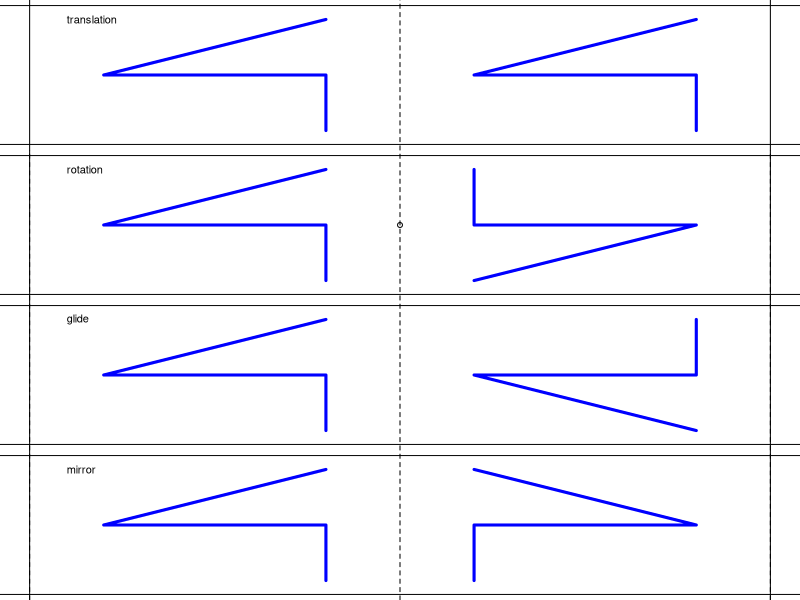
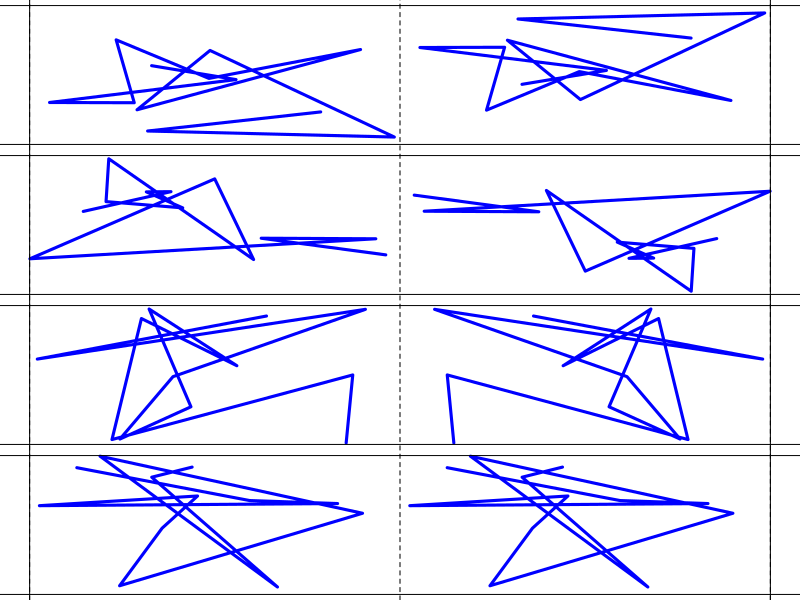

Here is the R script that generated these plots, in order:
## ---- chunk 1
myorder = sample(1:4)
wrds = c("translation","rotation","glide","mirror")
mywrds = wrds[myorder]

al = paste0("* ",wrds,collapse="\n")
sol1 = paste0(1*(myorder[1]==1:4),collapse="")
sol2 = paste0(1*(myorder[2]==1:4),collapse="")
sol3 = paste0(1*(myorder[3]==1:4),collapse="")
sol4 = paste0(1*(myorder[4]==1:4),collapse="")

getbasedots = function(fg=1,n=4){
    if(fg<6){
        x = runif(2*n)
        y = runif(2*n)-0.5
        h = runif(2*n)
        p = sample(1:20,2*n)
    } else {
        x = runif(n)
        y = runif(n)-0.5
        h = runif(n)
        p = sample(1:20,n)
        x = c(x,x)
        y = c(y,-y)
        h = c(h,h)
        p = c(p,p) 
    }
    dots = data.frame(x,y,h,p)
    return(dots)
}

translate = function(dots,dx=1){
    tdots = data.frame(dots)
    tdots$x = dots$x+dx
    return(tdots)
}
rotate = function(dots,xr){
    tdots = data.frame(dots)
    tdots$x = tdots$x-xr
    tdots$x = -tdots$x+xr
    tdots$y = -tdots$y
    return(tdots)
}
glide = function(dots,dx){
    tdots = data.frame(dots)
    tdots$x = tdots$x+dx
    tdots$y = -tdots$y
    return(tdots)
}
mirror = function(dots,xr){
    tdots = data.frame(dots)
    tdots$x = tdots$x-xr
    tdots$x = -tdots$x+xr
    return(tdots)
}

## ---- chunk 2

lwd=3
col="blue"

par(mar=c(0,0,0,0),mfrow=c(4,1))
mydots = data.frame(x=c(0.8,0.8,0.2,0.8),y=c(-0.4,0,0,0.4))
plot(0,0,type="n",xlim=c(0,2),ylim=c(-0.5,0.5),axes=F,ann=F)
lines(mydots$x,mydots$y,lwd=lwd,col=col)
d2 = translate(mydots,1)
lines(d2$x,d2$y,lwd=lwd,col=col)
abline(v=1,lty=2)
text(0.1,0.4,"translation",adj=0)
abline(h=c(0.5,-0.5))
abline(v=c(0,2))

plot(0,0,type="n",xlim=c(0,2),ylim=c(-0.5,0.5),axes=F,ann=F)
lines(mydots$x,mydots$y,lwd=lwd,col=col)
d2 = rotate(mydots,1)
lines(d2$x,d2$y,lwd=lwd,col=col)
abline(v=seq(0,2,1),lty=2)
points(1,0)
text(0.1,0.4,"rotation",adj=0)
abline(h=c(0.5,-0.5))
abline(v=c(0,2))

plot(0,0,type="n",xlim=c(0,2),ylim=c(-0.5,0.5),axes=F,ann=F)
lines(mydots$x,mydots$y,lwd=lwd,col=col)
d2 = glide(mydots,1)
lines(d2$x,d2$y,lwd=lwd,col=col)
abline(v=seq(0,2,1),lty=2)
text(0.1,0.4,"glide",adj=0)
abline(h=c(0.5,-0.5))
abline(v=c(0,2))

plot(0,0,type="n",xlim=c(0,2),ylim=c(-0.5,0.5),axes=F,ann=F)
lines(mydots$x,mydots$y,lwd=lwd,col=col)
d2 = mirror(mydots,1)
lines(d2$x,d2$y,lwd=lwd,col=col)
abline(v=seq(0,2,1),lty=2)
text(0.1,0.4,"mirror",adj=0)
abline(h=c(0.5,-0.5))
abline(v=c(0,2))

## ---- chunk 3
par(mar=c(0,0,0,0))
dots = getbasedots(1,6)
funcs = list(translate(dots,1),rotate(dots,1),glide(dots,1),mirror(dots,1))
d2 = funcs[[myorder[1]]]
plot(0,0,type="n",xlim=c(0,2),ylim=c(-0.5,0.5),axes=F,ann=F)
lines(dots$x,dots$y,lwd=lwd,col=col)
lines(d2$x,d2$y,lwd=lwd,col=col)
abline(v=seq(0,2,1),lty=2)
abline(h=c(0.5,-0.5))
abline(v=c(0,2))
## ---- chunk 4
par(mar=c(0,0,0,0))
dots = getbasedots(1,6)
funcs = list(translate(dots,1),rotate(dots,1),glide(dots,1),mirror(dots,1))
d2 = funcs[[myorder[2]]]
plot(0,0,type="n",xlim=c(0,2),ylim=c(-0.5,0.5),axes=F,ann=F)
lines(dots$x,dots$y,lwd=lwd,col=col)
lines(d2$x,d2$y,lwd=lwd,col=col)
abline(v=seq(0,2,1),lty=2)
abline(h=c(0.5,-0.5))
abline(v=c(0,2))
## ---- chunk 5
par(mar=c(0,0,0,0))
dots = getbasedots(1,6)
funcs = list(translate(dots,1),rotate(dots,1),glide(dots,1),mirror(dots,1))
d2 = funcs[[myorder[3]]]
plot(0,0,type="n",xlim=c(0,2),ylim=c(-0.5,0.5),axes=F,ann=F)
lines(dots$x,dots$y,lwd=lwd,col=col)
lines(d2$x,d2$y,lwd=lwd,col=col)
abline(v=seq(0,2,1),lty=2)
abline(h=c(0.5,-0.5))
abline(v=c(0,2))
## ---- chunk 6
par(mar=c(0,0,0,0))
dots = getbasedots(1,6)
funcs = list(translate(dots,1),rotate(dots,1),glide(dots,1),mirror(dots,1))
d2 = funcs[[myorder[4]]]
plot(0,0,type="n",xlim=c(0,2),ylim=c(-0.5,0.5),axes=F,ann=F)
lines(dots$x,dots$y,lwd=lwd,col=col)
lines(d2$x,d2$y,lwd=lwd,col=col)
abline(v=seq(0,2,1),lty=2)
abline(h=c(0.5,-0.5))
abline(v=c(0,2))
